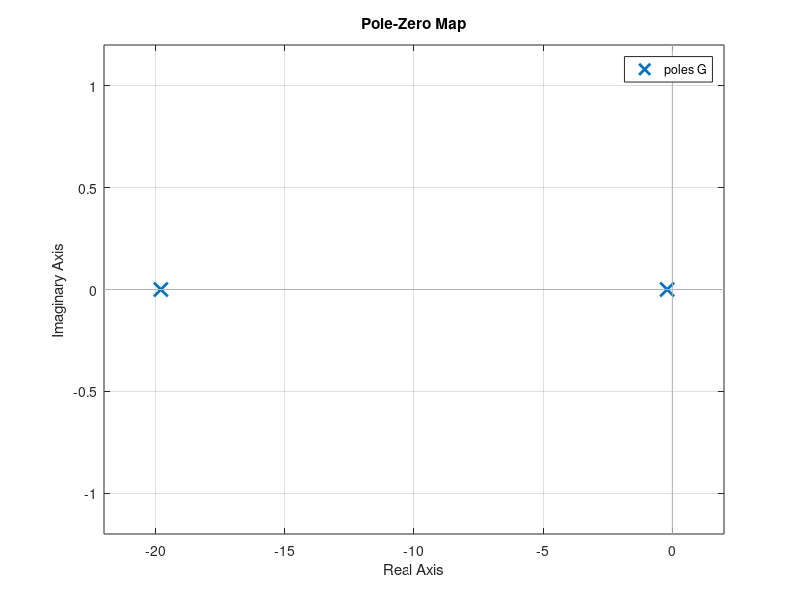
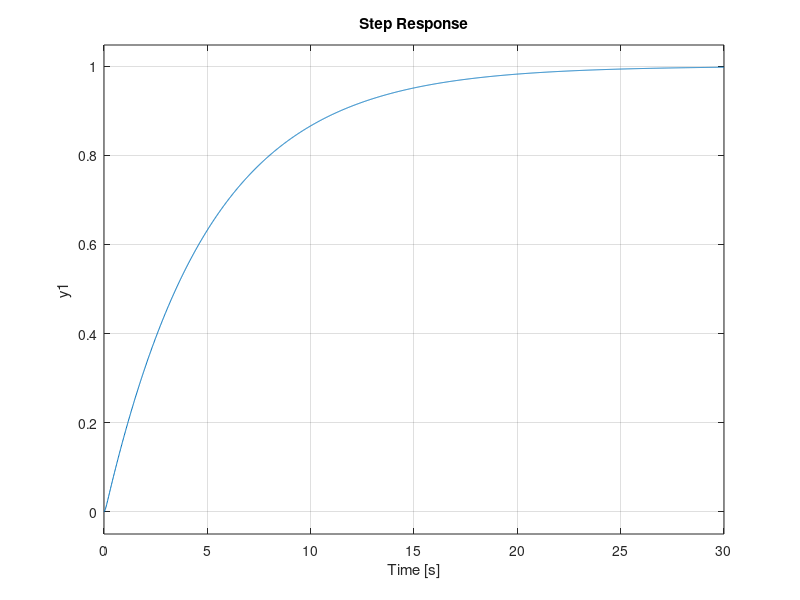

Here is the MATLAB script that generated these plots, in order: (Note: this script raises an error after producing the figures.)
R = 100; 				% Resistance (Ohms) 
C = 0.05; 				% Capacitance (F) 
L = 5; 					% Inductance (H) 

num = [1/(L*C)]; 			% Numerator coefficients 
den = [1 R/L 1/(L*C)]; 		% Denominator coefficients 
G = tf(num,den) 			% Create transfer function

z = R*sqrt(C/L)/2			% Damping Ratio
wn = 1/sqrt(L*C)			% Undamped Natural Frequency (rad/sec)

P = pole(G)				% Poles

figure; pzmap(G)			% Pole-Zero Map
figure; step(G)			% Step response plot
xlim([0 30])            	      % Time axis limit of step response plot

stepinfo(G)				% Step response specifications
